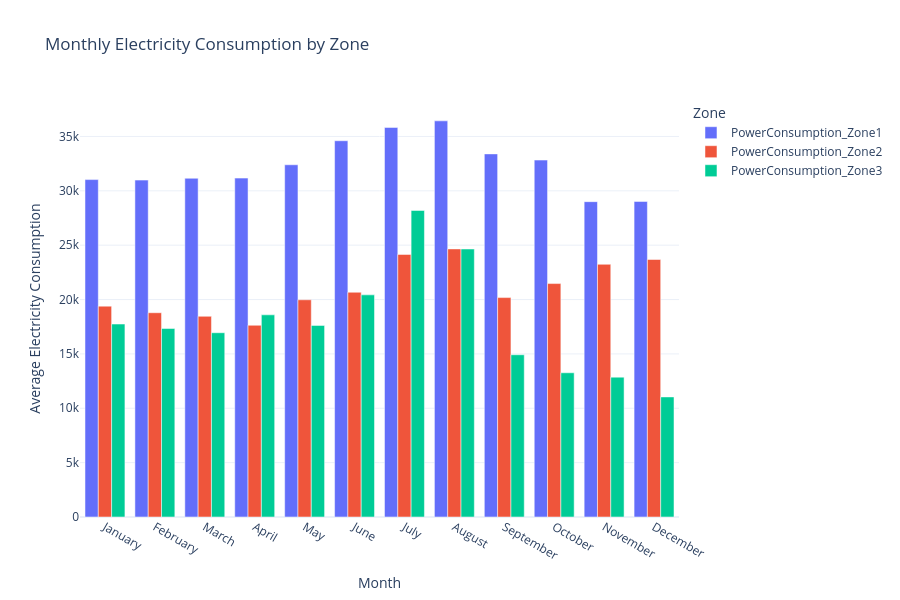

The cell this chart's notebook holds for it:
### Code cell
# Monthly consumption patterns

monthly_data = df.groupby('Month')[consumption_cols].mean().reset_index()

monthly_long = monthly_data.melt(
    id_vars='Month',
    var_name='Zone',
    value_name='Consumption'
)

month_names = {
    1: 'January', 2: 'February', 3: 'March',
    4: 'April', 5: 'May', 6: 'June',
    7: 'July', 8: 'August', 9: 'September',
    10: 'October', 11: 'November', 12: 'December'
}

monthly_long['Month'] = monthly_long['Month'].map(month_names)

fig = px.bar(
    monthly_long,
    x='Month',
    y='Consumption',
    color='Zone',
    barmode='group',
    title='Monthly Electricity Consumption by Zone',
    hover_data={'Consumption': ':.2f'}
)

fig.update_layout(
    template='plotly_white',
    height=600,
    xaxis_title='Month',
    yaxis_title='Average Electricity Consumption',
    hovermode='x unified'
)

fig.show()

### Figure 1 — Plotly figure (JSON) as saved in the notebook; plotly's stock layout.template omitted (floating-point values rounded to 4 significant figures)
{"data": [{"alignmentgroup": "True", "hovertemplate": "Zone=PowerConsumption_Zone1<br>Month=%{x}<br>Consumption=%{y:.2f}<extra></extra>", "legendgroup": "PowerConsumption_Zone1", "marker": {"color": "#636efa", "pattern": {"shape": ""}}, "name": "PowerConsumption_Zone1", "offsetgroup": "PowerConsumption_Zone1", "orientation": "v", "showlegend": true, "textposition": "auto", "type": "bar", "x": ["January", "February", "March", "April", "May", "June", "July", "August", "September", "October", "November", "December"], "xaxis": "x", "y": [31030.0, 30990.0, 31160.0, 31170.0, 32400.0, 34610.0, 35830.0, 36440.0, 33400.0, 32830.0, 29000.0, 29020.0], "yaxis": "y"}, {"alignmentgroup": "True", "hovertemplate": "Zone=PowerConsumption_Zone2<br>Month=%{x}<br>Consumption=%{y:.2f}<extra></extra>", "legendgroup": "PowerConsumption_Zone2", "marker": {"color": "#EF553B", "pattern": {"shape": ""}}, "name": "PowerConsumption_Zone2", "offsetgroup": "PowerConsumption_Zone2", "orientation": "v", "showlegend": true, "textposition": "auto", "type": "bar", "x": ["January", "February", "March", "April", "May", "June", "July", "August", "September", "October", "November", "December"], "xaxis": "x", "y": [19390.0, 18790.0, 18460.0, 17630.0, 19980.0, 20670.0, 24150.0, 24660.0, 20180.0, 21470.0, 23240.0, 23680.0], "yaxis": "y"}, {"alignmentgroup": "True", "hovertemplate": "Zone=PowerConsumption_Zone3<br>Month=%{x}<br>Consumption=%{y:.2f}<extra></extra>", "legendgroup": "PowerConsumption_Zone3", "marker": {"color": "#00cc96", "pattern": {"shape": ""}}, "name": "PowerConsumption_Zone3", "offsetgroup": "PowerConsumption_Zone3", "orientation": "v", "showlegend": true, "textposition": "auto", "type": "bar", "x": ["January", "February", "March", "April", "May", "June", "July", "August", "September", "October", "November", "December"], "xaxis": "x", "y": [17750.0, 17340.0, 16950.0, 18590.0, 17620.0, 20430.0, 28190.0, 24650.0, 14920.0, 13260.0, 12860.0, 11040.0], "yaxis": "y"}], "layout": {"barmode": "group", "height": 600, "hovermode": "x unified", "legend": {"title": {"text": "Zone"}, "tracegroupgap": 0}, "title": {"text": "Monthly Electricity Consumption by Zone"}, "xaxis": {"anchor": "y", "domain": [0, 1], "title": {"text": "Month"}}, "yaxis": {"anchor": "x", "domain": [0, 1], "title": {"text": "Average Electricity Consumption"}}}}
